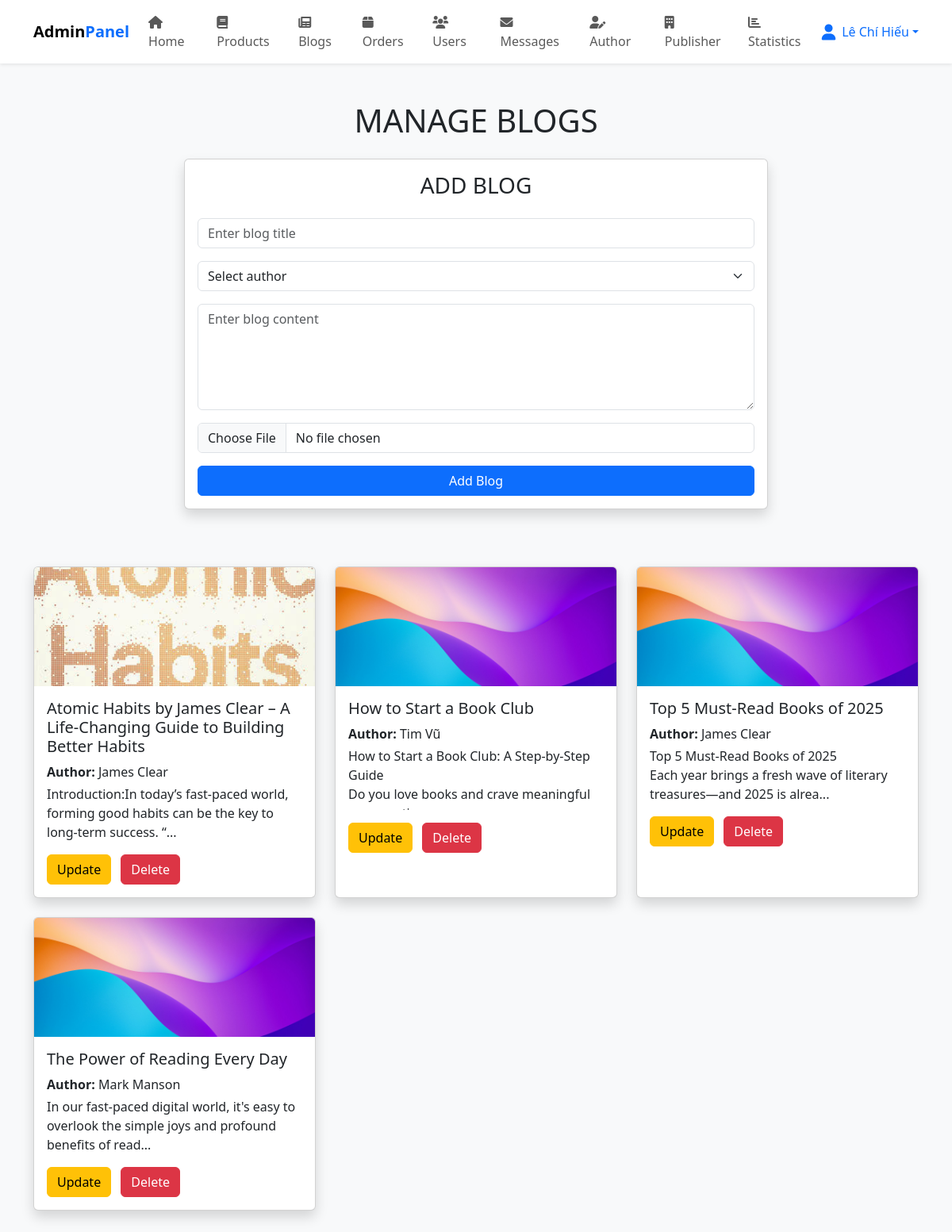
Screenshot of /admin_blogs.php (signed in) with the database file from the repository.
### tables this page shows
CREATE TABLE `blogs` (
  `id` int(11) NOT NULL,
  `title` varchar(255) NOT NULL,
  `content` text NOT NULL,
  `summary` varchar(255) DEFAULT NULL,
  `image` varchar(255) DEFAULT 'other_resource/no-picture-book.jpg',
  `author_id` int(11) DEFAULT NULL,
  `created_at` datetime DEFAULT current_timestamp(),
  `updated_at` datetime DEFAULT current_timestamp() ON UPDATE current_timestamp()
);

CREATE TABLE `author` (
  `id` int(11) NOT NULL,
  `author_name` varchar(100) NOT NULL,
  `profile_picture` varchar(255) DEFAULT 'No-profile-picture.jpeg'
);

### admin_blogs.php (the view, shortened to what this page needs)
<?php
include 'config.php';
?>
<!DOCTYPE html>
<html lang="en">
<head>
    <link href="https://cdn.jsdelivr.net/npm/bootstrap@5.3.3/dist/css/bootstrap.min.css" rel="stylesheet">
    <link rel="stylesheet" href="https://cdnjs.cloudflare.com/ajax/libs/font-awesome/6.0.0/css/all.min.css">
</head>
<body class="bg-light">
    <?php include 'admin_header.php'; ?>
    <section class="container my-5">
        <h1 class="text-center text-uppercase mb-4">Manage Blogs</h1>
        <div class="row justify-content-center">
            <div class="col-lg-8">
                <div class="card shadow mb-4">
                    <div class="card-body">
                        <form action="" method="post" enctype="multipart/form-data">
                            <h3 class="mb-4 text-center text-uppercase">Add Blog</h3>
                            <div class="mb-3">
                                <input type="text" name="title" class="form-control" placeholder="Enter blog title" required>
                            </div>
                            <div class="mb-3">
                                <select name="author_id" class="form-select" required>
                                    <option value="">Select author</option>
                                </select>
                            </div>
                            <div class="mb-3">
                                <textarea id="editor" name="content" class="form-control" rows="5" placeholder="Enter blog content"></textarea>
                            </div>
                            <div class="mb-3">
                                <input type="file" name="image" accept="image/jpg, image/jpeg, image/png" class="form-control">
                            </div>
                            <div class="d-grid">
                                <input type="submit" value="Add Blog" name="add_blog" class="btn btn-primary">
                            </div>
                        </form>
                    </div>
                </div>
            </div>
        </div>
    </section>
    <section class="container mb-5">
        <div class="row g-4">
            <?php
            $select_blogs = mysqli_query($conn, "SELECT b.*, a.author_name FROM `blogs` b LEFT JOIN `author` a ON b.author_id = a.id ORDER BY b.created_at DESC") or die('query failed');
            if (mysqli_num_rows($select_blogs) > 0) {
                while ($blog = mysqli_fetch_assoc($select_blogs)) {
            ?>
                    <div class="col-md-4 col-sm-6">
                        <div class="card h-100 shadow">
                            <?php
                            $defaultImage = "uploaded_img/default_blog_img.jpg";
                            $imageSrc = !empty($blog['image']) ? "uploaded_img/" . htmlspecialchars($blog['image']) : $defaultImage;
                            ?>
                            <img src="<?php echo $imageSrc; ?>" class="card-img-top img-fluid    object-fit-cover" alt="Blog Image" style="height:150px">
                            <div class="card-body">
                                <h5 class="card-title"><?php echo htmlspecialchars($blog['title']); ?></h5>
                                <p class="mb-1"><strong>Author:</strong> <?php echo htmlspecialchars($blog['author_name']); ?></p>
                                <p class="card-text" style="max-height: 80px; overflow: hidden;"><?php echo nl2br(htmlspecialchars(mb_substr(strip_tags($blog['content']), 0, 100))); ?>...</p>
                                <a href="admin_blogs.php?update=<?php echo $blog['id']; ?>" class="btn btn-warning me-2">Update</a>
                                <a href="admin_blogs.php?delete=<?php echo $blog['id']; ?>" class="btn btn-danger" onclick="return confirm('Delete this blog?');">Delete</a>
                            </div>
                        </div>
                    </div>
            <?php
                }
            } else {
                echo '<div class="col-12"><div class="alert alert-info text-center">No blogs added yet!</div></div>';
            }
            ?>
        </div>
    </section>
</body>
</body>
</html>

### rows the page displays
blogs: image (picture), title "Atomic Habits by James Clear – A Life-Changing Guide to Building Better Habits", author.author_name "James Clear", content "Introduction:In today’s fast-paced world, forming good habits can be the key to long-term success. “"
blogs: title "How to Start a Book Club", author.author_name "Tim Vũ", content "How to Start a Book Club: A Step-by-Step Guide Do you love books and crave meaningful…"
blogs: title "Top 5 Must-Read Books of 2025", author.author_name "James Clear", content "Top 5 Must-Read Books of 2025 Each year brings a fresh wave of literary treasures—and 2025 is alrea"
blogs: title "The Power of Reading Every Day", author.author_name "Mark Manson", content "In our fast-paced digital world, it's easy to overlook the simple joys and profound benefits of read"

### other values shown
$admin_name "Lê Chí Hiếu"
